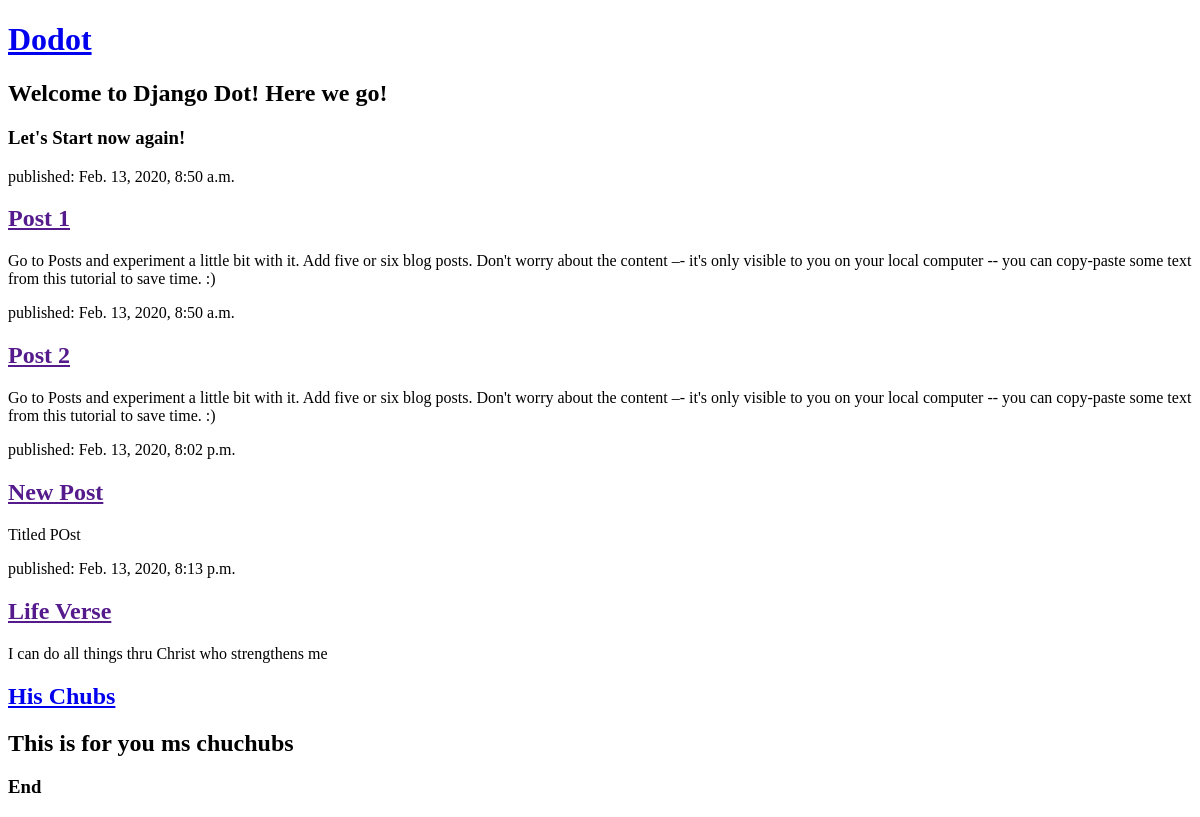
Before: / with the older database file.
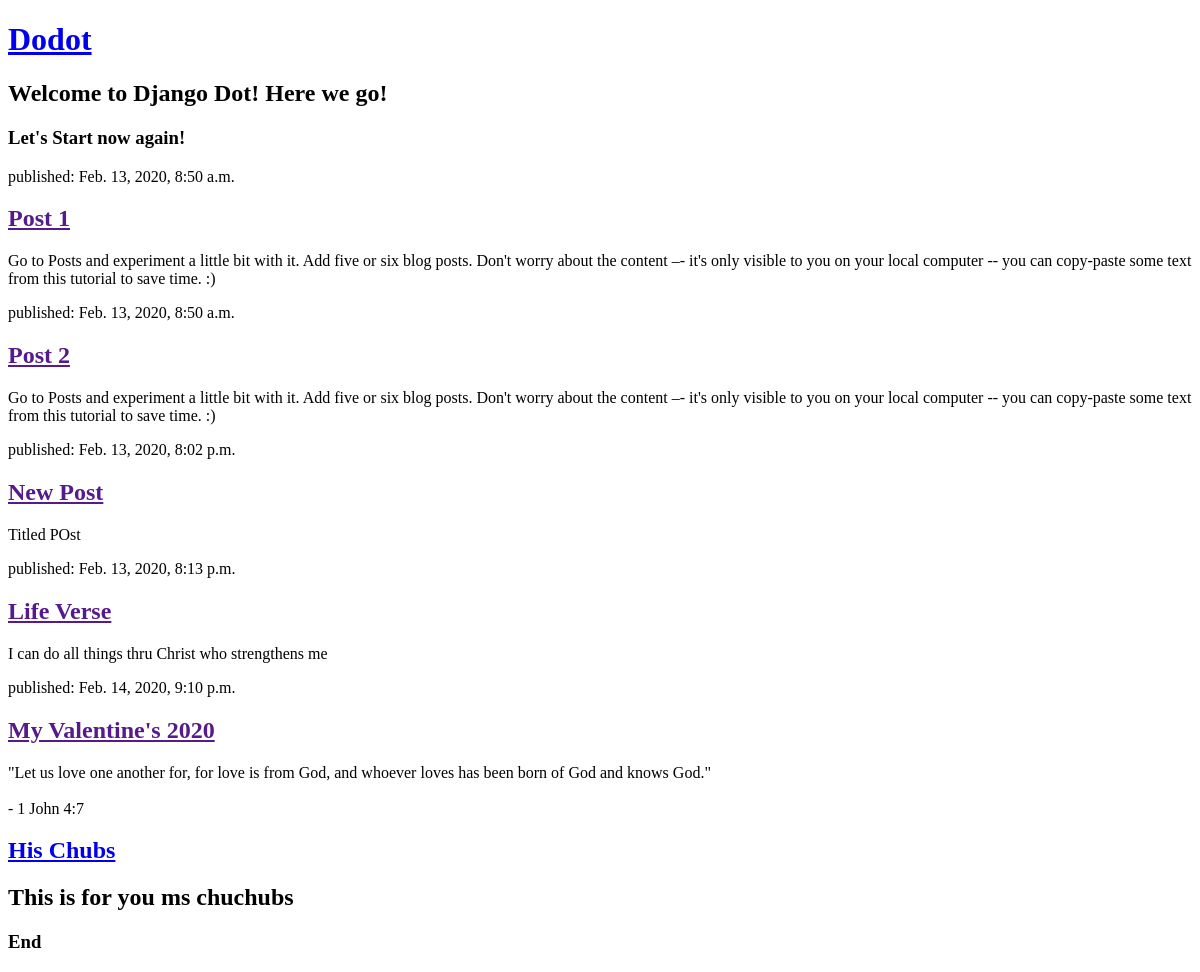
After: the same page with the newer database file.
### blog/models.py (models this page shows, shortened)
class Post(models.Model):
    author = models.ForeignKey(settings.AUTH_USER_MODEL, on_delete=models.CASCADE)
    title = models.CharField(max_length=200)
    text = models.TextField()
    created_date = models.DateTimeField(default=timezone.now)
    published_date = models.DateTimeField(blank=True, null=True)

### blog/views.py (the view)
# urls.py: path('', views.post_list, name='post_list'),
def post_list(request):
    posts = Post.objects.filter(published_date__lte=timezone.now()).order_by('published_date')
    return render(request, 'blog/post_list.html', {'posts': posts})

### blog/templates/blog/post_list.html (shortened to what this page needs)
<!DOCTYPE html>
<html lang="en">
<head>
</head>
<body>
    <div>
        <h1><a href="https://facebook.com/edchelstephens">Dodot</a></h1>
        <h2>Welcome to Django Dot! Here we go!</h2>
        <h3>Let's Start now again!</h3>
    </div>
    {% for post in posts %}
        <div>
            <p>published: {{ post.published_date }}</p>
            <h2><a href="">{{ post.title }}</a></h2>
            <p>{{ post.text|linebreaksbr }}</p>
        </div>
    {% endfor %}
    <div>
        <h2><a href="https://www.facebook.com/joyxty">His Chubs</a></h2>
        <h2>This is for you ms chuchubs</h2>
        <h3>End</h3>
    </div>
</body>
</html>

Changed rows visible on the page:
added Post: published_date "Feb. 14, 2020, 9:10 p.m.", title "My Valentine's 2020", text "\"Let us love one another for, for love is from God, and whoever loves has been born of God and knows God.\" - 1 John 4:7"
